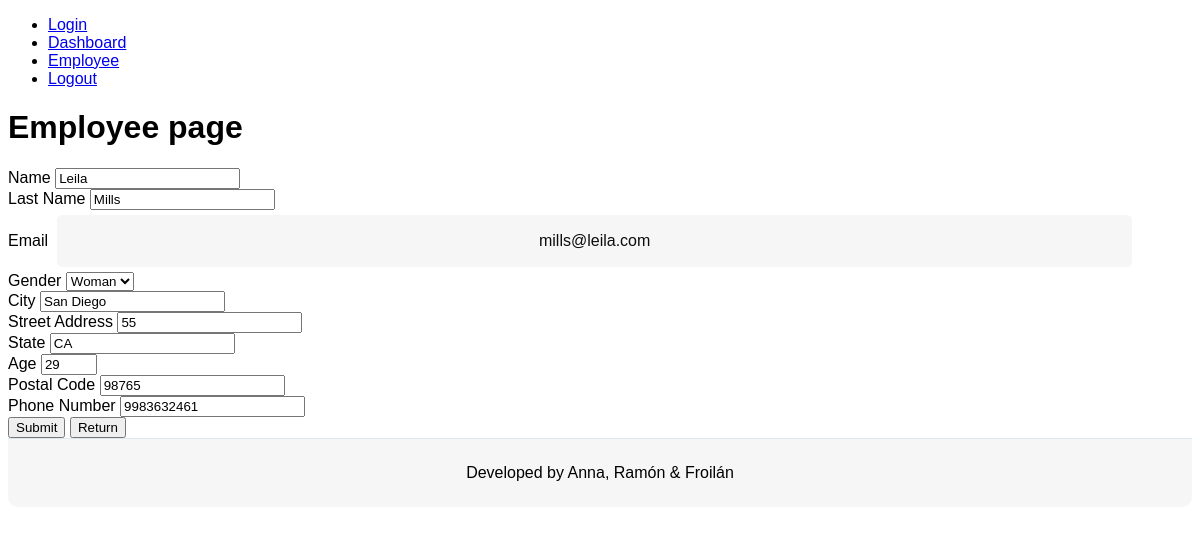
Screenshot of /employee/viewEmployee/3 (signed in) with the database file from the repository.
### tables this page shows
CREATE TABLE employees (
    emp_no      INT             NOT NULL AUTO_INCREMENT,
    employee_name  VARCHAR(14)     NOT NULL,
    employee_last_name  VARCHAR(16)     NOT NULL,
    employee_email  VARCHAR(40)     NOT NULL,
    employee_gender      ENUM ('man','woman')  NOT NULL,
    employee_city   VARCHAR(16)     NOT NULL,
    employee_street_address   VARCHAR(16)     NOT NULL,
    employee_state   VARCHAR(16)     NOT NULL,
    employee_age   INT      NOT NULL,
    employee_postal_code   INT      NOT NULL,
    employee_phone_number  VARCHAR(40)      NOT NULL,
    PRIMARY KEY (emp_no)
);

### libs/view.php (called while the page is built, shortened)
<?php
class View{
    function render($nombre){
        require 'views/'. $nombre . ".php";
    }
}

### controllers/employee.php (called while the page is built, shortened)
<?php
class Employee extends Controller{
    function __construct()
    {
        $this->view->message ='';
        $this->model = new EmployeeModel();
    }
    function render(){
        $this->view->render('employee/index');
    }
    function viewEmployee($param = null){
        $employee = $this->model->getById($param[0]);
        $this->view->employee = $employee;
        $this->render();
    }
}

### index.php (called while the page is built, shortened)
<?php
require_once 'libs/database.php';
require_once "libs/view.php";
$app = new App();

### libs/database.php (called while the page is built)
<?php
class Database{
    private $host;
    private $db;
    private $user;
    private $password;
    private $charset;
    public function __construct()
    {
        $this->host = constant('HOST');
        $this->db = constant('DB');
        $this->user = constant('USER');
        $this->password = constant('PASSWORD');
        $this->charset = constant('CHARSET');
    }
    function connect(){
        try{
            $connection = 'mysql:host=' . $this->host . ';dbname=' . $this->db . ';charset=' .  $this->charset;
            $options = [
                PDO::ATTR_ERRMODE => PDO::ERRMODE_EXCEPTION,
                PDO::ATTR_EMULATE_PREPARES => false,
            ];
            $pdo = new PDO
($connection, $this->user, $this->password, $options);
            return $pdo;
        }
        catch (PDOException $e){
            print_r('Error connection: ' . $e->getMessage());
        }
    }
}

### models/employeeModel.php (called while the page is built, shortened)
<?php
class EmployeeModel extends Model {
    public function getById($emp_no){
        try {
            $query = $this->db->connect()->prepare('SELECT * FROM employees WHERE emp_no = :emp_no');
            $query->execute(['emp_no' => $emp_no]);
            return $query->fetch();
        } catch (PDOException $e) {
            echo $e->getMessage();
        }
    }
}

### views/employee/index.php (the view, shortened to what this page needs)
<?php require 'views/header.php'?>
<div>
    <h1>Employee page</h1>
    <form id="employee-form" class="container" action="<?php echo isset($this->employee) ? constant('URL') . "employee/updateEmployee": constant('URL') . "employee/insertEmployee"?>" method="POST">
    <div class="form-row">
        <div class="form-group col-sm-6">
            <label for="inputName4">Name</label>
            <input required type="text" class="form-control" id="inputName4" name="employee_name" placeholder="Name" value="<?php echo isset($this->employee) ? $this->employee['employee_name'] : ''?>">
        </div>
        <div class="form-group col-sm-6">
            <label for="inputLastName4">Last Name</label>
            <input required type="text" class="form-control" id="inputLastName4" name="employee_last_name" placeholder="Last Name" value="<?php echo isset($this->employee) ? $this->employee['employee_last_name'] : ''?>">
        </div>
    </div>
    <div class="form-row">
        <div class="form-group col-sm-6">
            <label for="inputEmail4">Email</label>
            <input required type="email" class="form-control" id="inputEmail4" name="employee_email" placeholder="Email" value="<?php echo isset($this->employee) ? $this->employee['employee_email'] : ''?>">
        </div>
        <div class="form-group col-sm-6">
            <label for="inputGender">Gender</label>
            <select required id="inputGender" name="employee_gender" class="form-control">
                <?php if (isset($this->employee) && $this->employee['employee_gender'] === 'man') {
                    echo '<option selected value="man">Man</option>
                    <option value="woman">Woman</option>';
                } elseif (isset($this->employee) && $this->employee['employee_gender'] === 'woman') {
                    echo '<option value="man">Man</option>
                    <option selected value="woman">Woman</option>';
                } else {
                    echo '<option></option>
                    <option value="man">Man</option>
                    <option value="woman">Woman</option>';
                } ?>
            </select>
        </div>
    </div>
    <div class="form-row">
        <div class="form-group col-sm-6">
            <label for="inputCity4">City</label>
            <input required type="text" class="form-control" id="inputCity4" name="employee_city" placeholder="Barcelona" value="<?php echo isset($this->employee) ? $this->employee['employee_city'] : ''?>">
        </div>
        <div class="form-group col-sm-6">
            <label for="inputAddress4">Street Address</label>
            <input required type="text" class="form-control" id="inputAddress4" name="employee_street_address" placeholder="Carrer de ..." value="<?php echo isset($this->employee) ? $this->employee['employee_street_address'] : ''?>">
        </div>
    </div>
    <div class="form-row">
        <div class="form-group col-sm-6">
            <label for="inputState4">State</label>
            <input required type="text" class="form-control" id="inputState4" name="employee_state" placeholder="Barcelona" value="<?php echo isset($this->employee) ? $this->employee['employee_state'] : ''?>">
        </div>
        <div class="form-group col-sm-6">
            <label for="inputAge4">Age</label>
            <input required type="number" class="form-control" id="inputAge4" min="16" max="67" name="employee_age" placeholder="24" value="<?php echo isset($this->employee) ? $this->employee['employee_age'] : ''?>">
        </div>
    </div>
    <div class="form-row">
        <div class="form-group col-sm-6">
            <label for="inputPostal4">Postal Code</label>
            <input required type="number" class="form-control" id="inputPostal4" name="employee_postal_code" placeholder="08001" value="<?php echo isset($this->employee) ? $this->employee['employee_postal_code'] : ''?>">
        </div>
        <div class="form-group col-sm-6">
            <label for="inputPhone4">Phone Number</label>
            <input required type="tel" class="form-control" id="inputPhone4" name="employee_phone_number" placeholder="692 222 555" value="<?php echo isset($this->employee) ? $this->employee['employee_phone_number'] : ''?>">
        </div>
    </div>
    <div class="form-row">
        <div class="form-group col-sm-6">
            <button type="submit" class="btn btn-primary">Submit</button>
            <button type="reset" class="btn btn-secondary">Return</button>
        </div>
    </div>
</form>
</div>
<?php require 'views/footer.php'?>

### public/css/login.css (style rules this page uses)
body { font-family: "Poppins", sans-serif; height: 100vh; }
input[type=email], input[type=password] { background-color: #f6f6f6; border: none; color: #0d0d0d; padding: 15px 32px; text-align: center; text-decoration: none; display: inline-block; font-size: 16px; margin: 5px; width: 85%; border: 2px solid #f6f6f6; -webkit-transition: all 0.5s ease-in-out; -moz-transition: all 0.5s ease-in-out; -ms-transition: all 0.5s ease-in-out; -o-transition: all 0.5s ease-in-out; transition: all 0.5s ease-in-out; -webkit-border-radius: 5px 5px 5px 5px; border-radius: 5px 5px 5px 5px; }
input[type=email]:placeholder, input[type=password]:placeholder { color: #cccccc; }

### rows the page displays
employees: employee_name "Leila", employee_last_name "Mills", employee_email "mills@leila.com", employee_gender "Woman", employee_city "San Diego", employee_street_address "55", employee_state "CA", employee_age "29", employee_postal_code "98765", employee_phone_number "9983632461"
